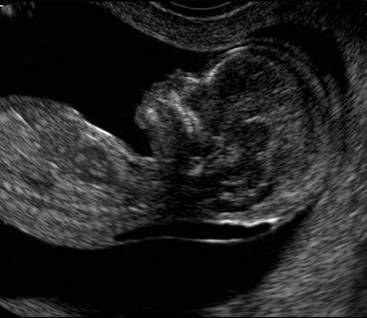
#> input picture obes_2/lab1/image0261+gray.png, 367 x 318 px
$ python 4_2.py
#> lines starting #> are read from the running program, lines starting #| are printed output that depends on the picture
import cv2
from matplotlib import pyplot as plt

img = cv2.imread('image0261+gray.png', cv2.IMREAD_GRAYSCALE);
#> img is the input picture: shape (318, 367); min 0, max 255, mean 34.3
equ = cv2.equalizeHist(img);
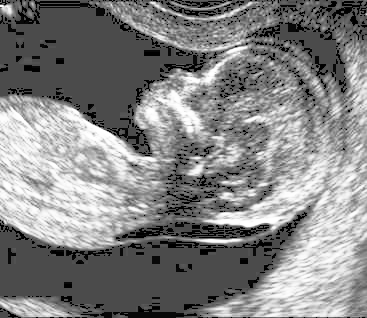
#> equ: shape (318, 367); min 0, max 255, mean 131.3
clahe = cv2.createCLAHE(clipLimit=2.0, tileGridSize=(8, 8));
clahe_img = clahe.apply(img);
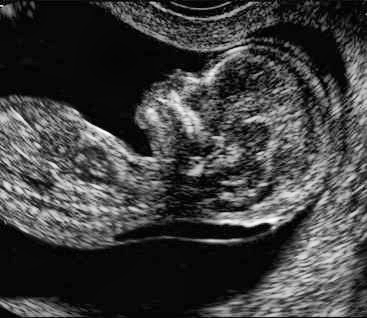
#> clahe_img: shape (318, 367); min 1, max 255, mean 63.1

# img_arr = plt.imread('image0261+gray.png');
# image = plt.imshow(img_arr, cmap='Greys');

color_map = plt.cm.get_cmap('Greys');
reversed_color_map = color_map.reversed();

title = ['Початкове зображення',
         'Гістограма початкового зображення',
         'Еквалізоване зображення', 'Гістограма',
         'Контрастне зображення (CLAHE)', 'Гістограма (CLAHE)'];
a = 0;
for i in ([img, equ, clahe_img]):
    plt.figure();
    plt.subplot(121);
    im = plt.imshow(i, cmap='gray');
    plt.title(title[a]);
    a = a+1;
    plt.subplot(122);
    plt.hist(img.ravel(),256,[0,256]);
    # plt.hist(i.ravel(), 256);
    plt.colorbar(im);
    plt.title(title[a]);
    a = a+1;
    plt.show()
#> this loop made 3 passes
#> a on passes 1 to 3: 2, 4, 6
#> pass 1, `plt.show()`:
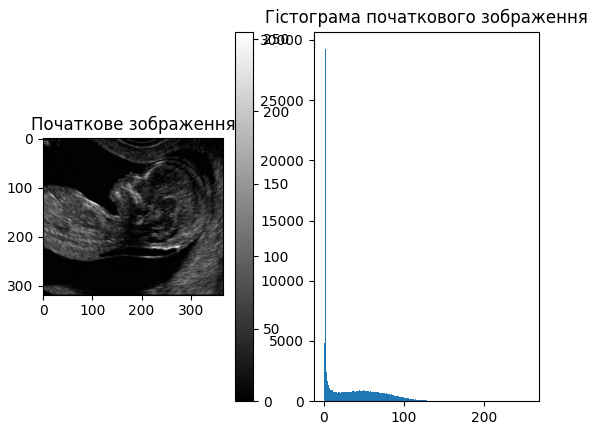
#> figure drawn by matplotlib, 3 panels; panel 2: tallest bar 29228 high, from x = 2 to 3
#> pass 2, `plt.show()`:
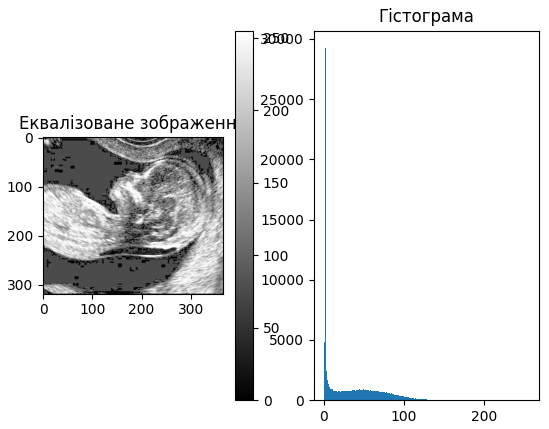
#> figure drawn by matplotlib, 3 panels; panel 2: tallest bar 29228 high, from x = 2 to 3
#> after the loop, a = 6
